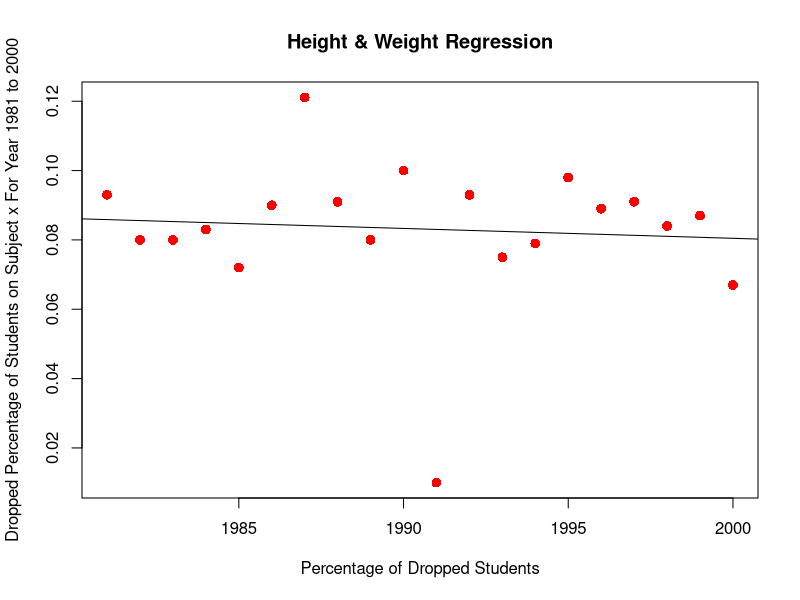

Write the R code that produced this figure.
x <- c(1981, 1982, 1983, 1984, 1985, 1986, 1987, 1988, 1989, 1990, 1991, 1992, 1993, 1994, 1995, 1996, 1997, 1998, 1999, 2000);
y <- c(0.093, 0.080, 0.080, 0.083, 0.072, 0.090, 0.1211, 0.091, 0.080, 0.100, 0.010, 0.093, 0.075, 0.079, 0.098, 0.089, 0.091, 0.084, 0.087, 0.067);

relation <- lm(y~x)

predictIt <- function(year) {
  a <- data.frame(x = year)
  result <-  predict(relation,a)
}

plot(x,y,col = "red" ,main = "Height & Weight Regression",
     abline(lm(y~x)),cex = 1.3,pch = 16,xlab = "Percentage of Dropped Students",ylab = "Dropped Percentage of Students on Subject x For Year 1981 to 2000")
